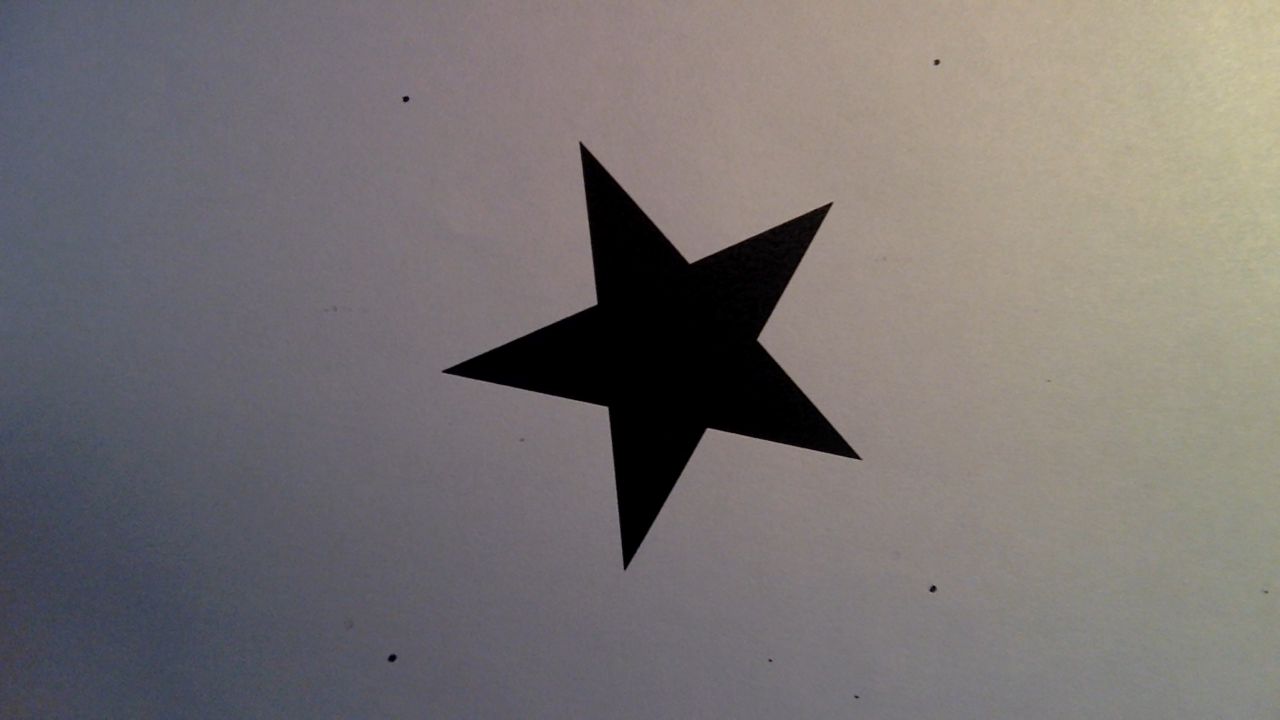
#> input picture machine-learning/shapes/5-point-star/59602653255951.png, 1280 x 720 px; its folder holds only this picture in this run
$ python main.py
#> lines starting #> are read from the running program, lines starting #| are printed output that depends on the picture; after the words box and inside, x2 and y2 are one past the last pixel; in counts of white or black regions, pixels touching at a corner belong together
### machine-learning/hu_moments_generation.py
import cv2
import glob
import csv
import numpy
import math

#Encargada de generar los momentos de Hu para las imagenes
def hu_moments_of_file(filename, show_contours):
    image = cv2.imread(filename)
    gray = cv2.cvtColor(image, cv2.COLOR_RGB2GRAY)
    block_size = 67 #Tamaño del bloque a comparar, debe ser impar.
    bin = cv2.adaptiveThreshold(gray, 255, cv2.ADAPTIVE_THRESH_GAUSSIAN_C, cv2.THRESH_BINARY, block_size, 2)

    # Invert the image so the area of the UAV is filled with 1's. This is necessary since
    # cv::findContours describes the boundary of areas consisting of 1's.
    bin = 255 - bin # como sabemos que las figuras son negras invertimos los valores binarios para que esten en 1.

    kernel = numpy.ones((3, 3), numpy.uint8) #Tamaño del bloque a recorrer
    # buscamos eliminar falsos positivos (puntos blancos en el fondo) para eliminar ruido.
    bin = cv2.morphologyEx(bin, cv2.MORPH_ERODE, kernel)

    contours, hierarchy = cv2.findContours(bin, cv2.RETR_LIST, cv2.CHAIN_APPROX_SIMPLE) #encuetra los contornos, chain aprox simple une algunos puntos para que no sea discontinuo.
    shape_contour = max(contours, key=cv2.contourArea) #Agarra el contorno de area maxima
    if show_contours: #elijo si quiero mostrar o no los contornos desde el main.
        cv2.imshow('binary', bin)
        cv2.drawContours(image, [shape_contour], -1, (255, 0, 255), 3)
        cv2.imshow('with contours', image)
        cv2.waitKey(0)

    # Calculate Moments
    moments = cv2.moments(shape_contour) #momentos de inercia
    # Calculate Hu Moments
    huMoments = cv2.HuMoments(moments) #momentos de Hu
    # Log scale hu moments
    for i in range(0, 7):
        huMoments[i] = -1 * math.copysign(1.0, huMoments[i]) * math.log10(abs(huMoments[i])) #Mapeo para agrandar la escala.
    return huMoments


#Encargada de generar el archivo que contiene los valores de los momentos de Hu
def generate_hu_moments_file(show_contours):
    with open('./generated-files/shapes-hu-moments.csv', 'w', newline='') as file: #Se genera un archivo nuevo (W=Write)
        writer = csv.writer(file)
        #Ahora escribo los momentos de Hu de cada uno de las figuras. Con el string "rectangle...etc" busca en la carpeta donde estan cada una de las imagenes
        #generar los momentos de Hu y los escribe sobre este archivo. (LOS DE ENTRENAMIENTO).
        write_hu_moments("5-point-star", writer, show_contours)
        write_hu_moments("rectangle", writer, show_contours)
        write_hu_moments("triangle", writer, show_contours)


#Escribo los valores de los momentos de Hu en el archivo
def write_hu_moments(id, writer, show_contours):
    files = glob.glob('./shapes/' + id + '/*') #id recibe el nombre de la carpeta
    hu_moments = list(map(lambda f: hu_moments_of_file(f, show_contours), files)) #es un for que va sobre cada file, genera los momentos de hu para cada uno.
#> in hu_moments_of_file, image is the input picture: shape (720, 1280, 3); mean B, G, R 113.8, 114.2, 119.4
#> in hu_moments_of_file, `bin = cv2.adaptiveThreshold(gray, 255, cv2.ADAPTIVE_THRESH_GAUSSIAN_C,..`:
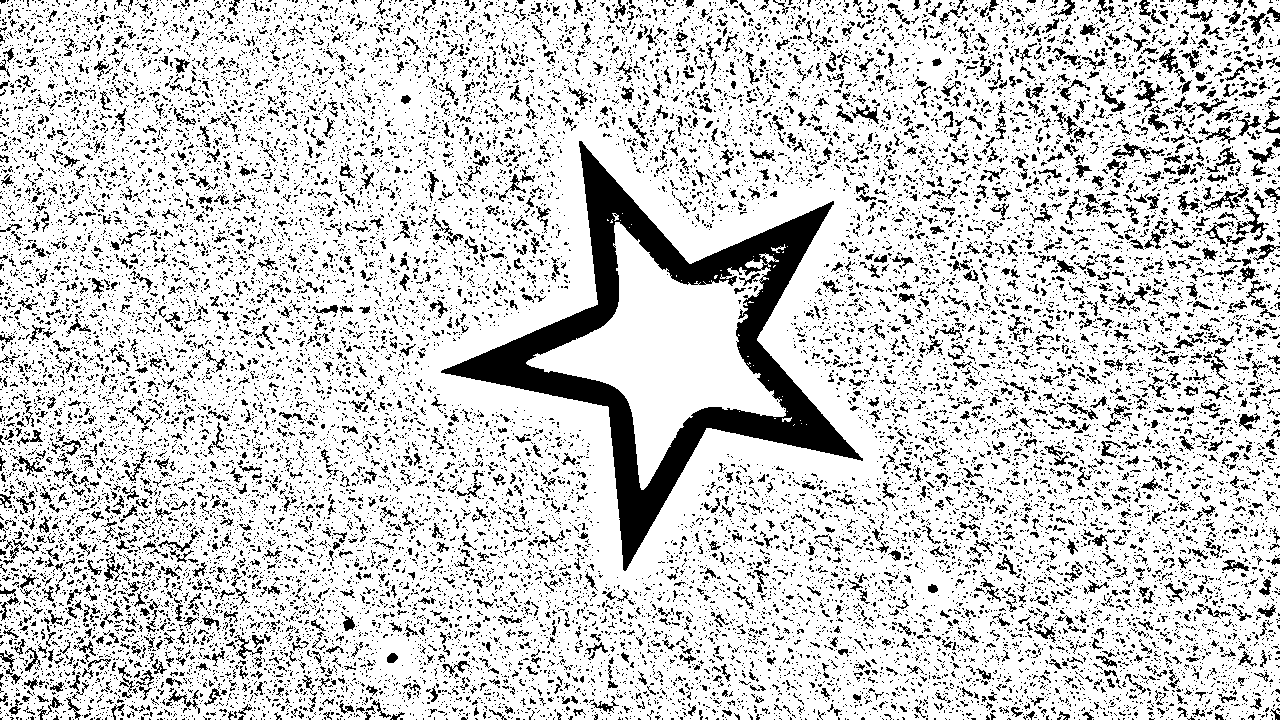
#> bin: shape (720, 1280); 80.8% white; 20192 black regions (18377 under 20 px), largest, box (x1, y1, x2, y2) and area: (441, 141, 863, 571) 31662, (1236, 204, 1267, 241) 315, (1134, 80, 1165, 112) 271
#> in hu_moments_of_file, `bin = cv2.morphologyEx(bin, cv2.MORPH_ERODE, kernel)`: bin: shape (720, 1280); 3.8% white; 2186 white regions (2148 under 20 px)
#> in hu_moments_of_file, `contours, hierarchy = cv2.findContours(bin, cv2.RETR_LIST, cv2.CHAIN_A..`: contours = 2196 contours, 2180 with area under 20; largest, box (x1, y1, x2, y2) and area: (443, 142, 860, 569) 54510, (524, 211, 794, 492) 28334, (345, 620, 354, 630) 43, (1241, 415, 1253, 424) 36, (388, 654, 397, 662) 35
#> in hu_moments_of_file, `shape_contour = max(contours, key=cv2.contourArea)`: shape_contour = contour of 767 points, box (x1, y1, x2, y2) (443, 142, 860, 569), area 54510
#> in hu_moments_of_file, `moments = cv2.moments(shape_contour)`: moments = moments, m00 54510, centre m10/m00, m01/m00 = (668.4, 348.8)
#> in hu_moments_of_file, `huMoments = cv2.HuMoments(moments)`: huMoments = [0.217, 2.1e-06, 1.15e-06, 3.73e-06, 7.62e-12, -4.45e-09, 1.21e-12]
#> after the loop in hu_moments_of_file, `for i in range(0, 7):`: huMoments = [0.664, 5.68, 5.94, 5.43, 11.12, -8.35, 11.92]
#> in write_hu_moments, `hu_moments = list(map(lambda f: hu_moments_of_file(f, show_contours), ..`: hu_moments = [[0.664, 5.68, 5.94, 5.43, 11.12, -8.35, 11.92]]
#> the loop in write_hu_moments, `for mom in hu_moments:` made 1 pass
#> call 2 of hu_moments_of_file, with filename = './shapes/rectangle/59885270836995.png', show_contours = False
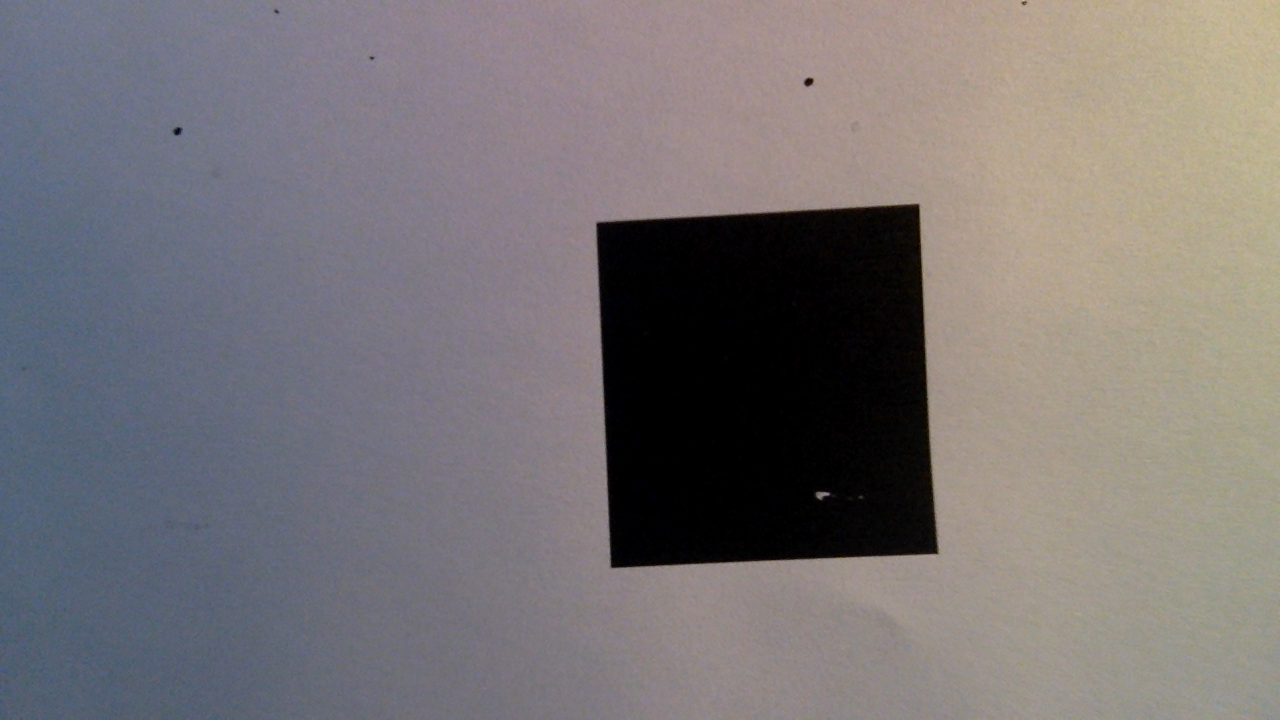
#> input picture machine-learning/shapes/rectangle/59885270836995.png, 1280 x 720 px
#> in hu_moments_of_file, image is the input picture: shape (720, 1280, 3); mean B, G, R 117.9, 116.3, 121.1
#> in hu_moments_of_file (call 2), `bin = cv2.adaptiveThreshold(gray, 255, cv2.ADAPTIVE_THRESH_GAUSSIAN_C,..`:
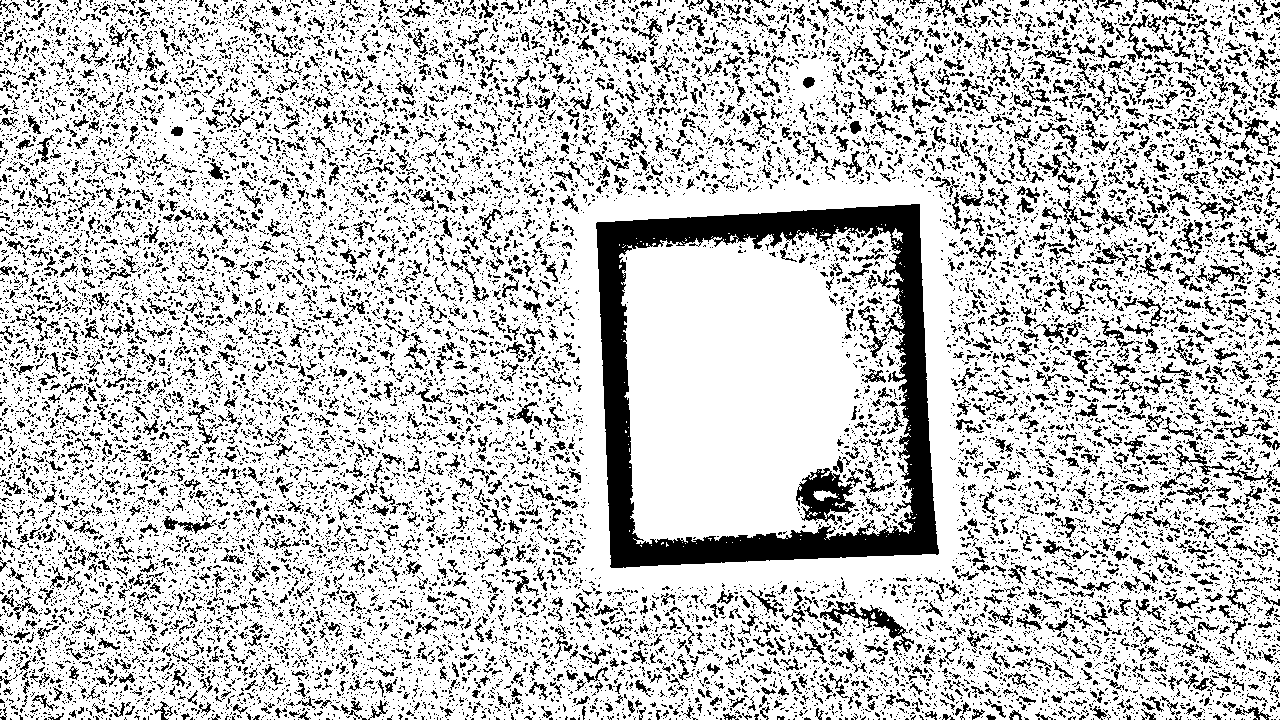
#> bin: shape (720, 1280); 77.3% white; 19331 black regions (16986 under 20 px), largest, box (x1, y1, x2, y2) and area: (596, 204, 939, 568) 31659, (796, 468, 856, 525) 1704, (820, 601, 914, 656) 1046
#> in hu_moments_of_file (call 2), `bin = cv2.morphologyEx(bin, cv2.MORPH_ERODE, kernel)`:
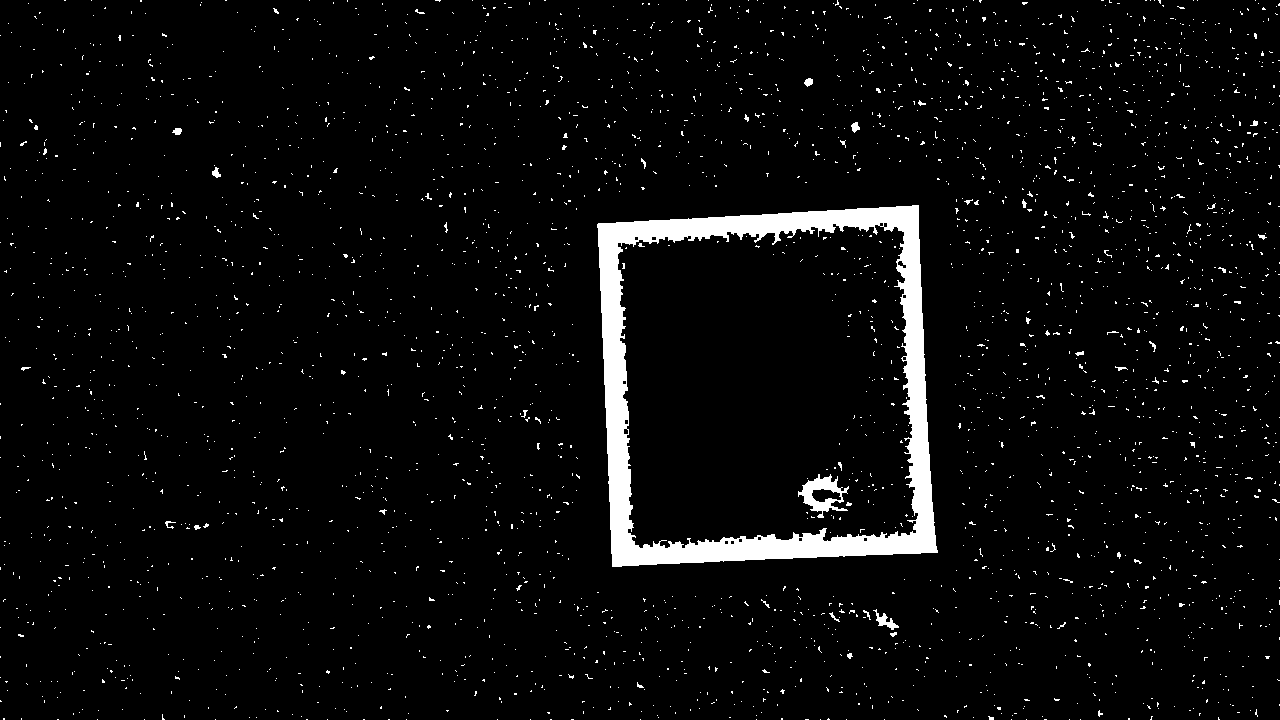
#> bin: shape (720, 1280); 4% white; 3090 white regions (3056 under 20 px)
#> in hu_moments_of_file (call 2), `contours, hierarchy = cv2.findContours(bin, cv2.RETR_LIST, cv2.CHAIN_A..`: contours = 3108 contours, 3097 with area under 20; largest, box (x1, y1, x2, y2) and area: (597, 205, 938, 567) 110422, (617, 223, 919, 549) 86020, (798, 474, 849, 518) 1034, (811, 488, 842, 503) 288, (873, 609, 899, 630) 138
#> in hu_moments_of_file (call 2), `shape_contour = max(contours, key=cv2.contourArea)`: shape_contour = contour of 164 points, box (x1, y1, x2, y2) (597, 205, 938, 567), area 110422
#> in hu_moments_of_file (call 2), `moments = cv2.moments(shape_contour)`: moments = moments, m00 110421.5, centre m10/m00, m01/m00 = (765.4, 386.7)
#> in hu_moments_of_file (call 2), `huMoments = cv2.HuMoments(moments)`: huMoments = [0.167, 0.000145, 1.05e-06, 3.05e-08, 8.6e-17, -2.85e-10, 5.46e-15]
#> after the loop in hu_moments_of_file (call 2), `for i in range(0, 7):`: huMoments = [0.776, 3.84, 5.98, 7.52, 16.07, -9.55, 14.26]
#> the loop in write_hu_moments (call 2), `for mom in hu_moments:` made 1 pass
    for mom in hu_moments:
      flattened = mom.ravel()  #paso de un array de arrays a un array simple.
      row = numpy.append(flattened, id) # le metes el flattened array y le agregas el id
      writer.writerow(row) # Escribe una linea en el archivo.

### machine-learning/training_model.py
import cv2
import csv

import numpy as np
from label_converters import label_to_int

trainData = []
trainLabels = []

#Agarro las cosas en los archivos las guardo en variables y las mando a train data y labels
def load_training_set():
    global trainData
    global trainLabels
    with open('./generated-files/shapes-hu-moments.csv') as csv_file:
        csv_reader = csv.reader(csv_file, delimiter=',')
        for row in csv_reader:
            class_label = row.pop() #saca el ultimo elemento de la lista
            floats = list(map(lambda n: float(n), row)) #tiene los momentos de Hu transformados a float.
            trainData.append(np.array(floats, dtype=np.float32)) #momentos de Hu
            trainLabels.append(np.array([label_to_int(class_label)], dtype=np.int32)) #Resultados
            #Valores y resultados se necesitan por separados
    trainData = np.array(trainData, dtype=np.float32)
    trainLabels = np.array(trainLabels, dtype=np.int32)
# transforma los arrays a arrays de forma numpy

#llama la funcion de arriba, se manda a entrenar y despues se guarda.
def train_model():
    load_training_set()


    tree = cv2.ml.DTrees_create()
    tree.setCVFolds(1)
    tree.setMaxDepth(10)
    tree.train(trainData, cv2.ml.ROW_SAMPLE, trainLabels)
    tree.save("./generated-files/tree_shapes_model.yml")


    # [11 lines of commented-out code are left out]

### machine-learning/testing_model.py
import cv2
import numpy as np
import glob


from hu_moments_generation import hu_moments_of_file
from label_converters import int_to_label

def load_and_test(show_contours):
    # model = cv2.ml.SVM_load('./generated-files/svm_shapes_model.yml')
    # model = cv2.ml.NormalBayesClassifier_load('./generated-files/bayes_shapes_model.yml')
    model = cv2.ml.DTrees_load('./generated-files/tree_shapes_model.yml') #Carga el modelo que fue entrenado
    files = glob.glob('./shapes/testing/*')
    for f in files:
        hu_moments = hu_moments_of_file(f, show_contours) #Genera los momentos de hu de los files de testing
        sample = np.array([hu_moments], dtype=np.float32) #numpy
        testResponse = model.predict(sample)[1] #Predice la clase de cada file
        print(f + ' -> ' + int_to_label(testResponse))

        #Lee la imagen y la imprime con un texto
        image = cv2.imread(f)
        image_with_text = cv2.putText(image, int_to_label(testResponse), (50, 50), cv2.FONT_HERSHEY_SIMPLEX, 1, (255, 0, 0), 2, cv2.LINE_AA)
        cv2.imshow("result", image_with_text)
        cv2.waitKey(0)

### machine-learning/label_converters.py

def label_to_int(string_label):
  if string_label == '5-point-star': return 1
  if string_label == 'rectangle': return 2
  if string_label == 'triangle': return 3

  else:
    raise Exception('unkown class_label')

# [6 lines left out: function int_to_label, not called in this run]

### machine-learning/main.py
from hu_moments_generation import generate_hu_moments_file
from testing_model import load_and_test
from training_model import train_model

show_contours = False
generate_hu_moments_file(show_contours)
train_model()
load_and_test(show_contours)
